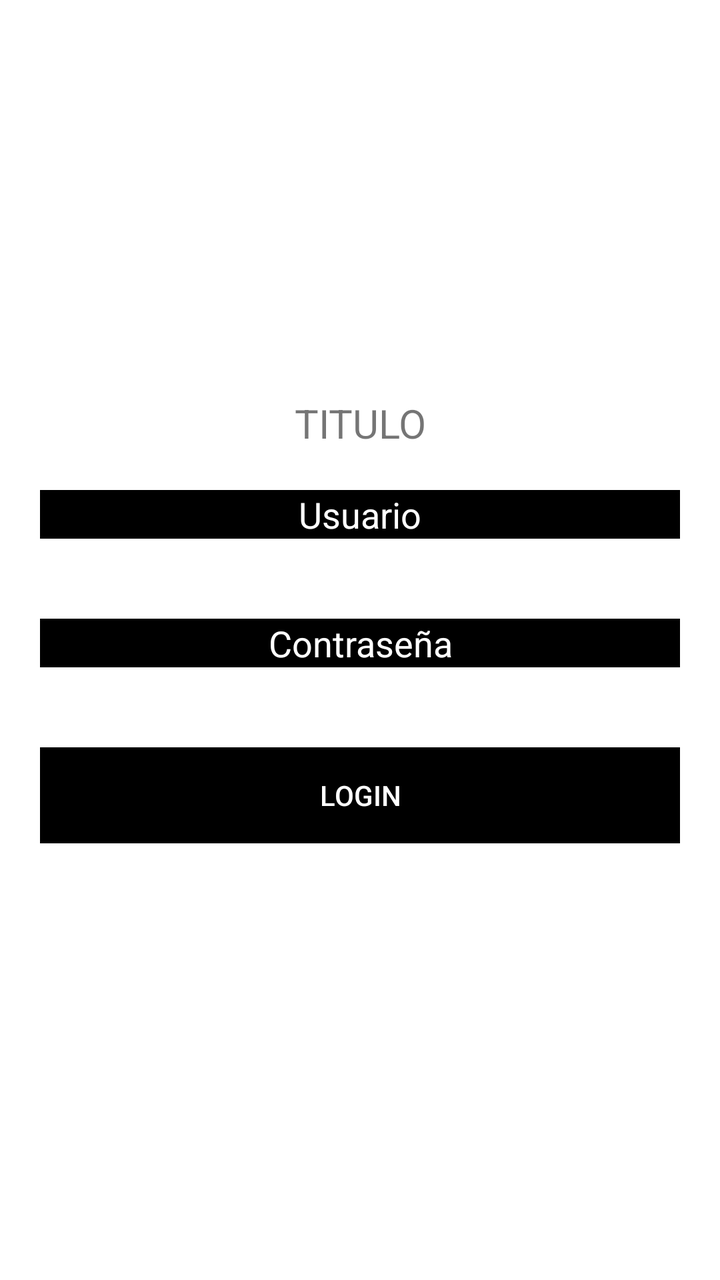
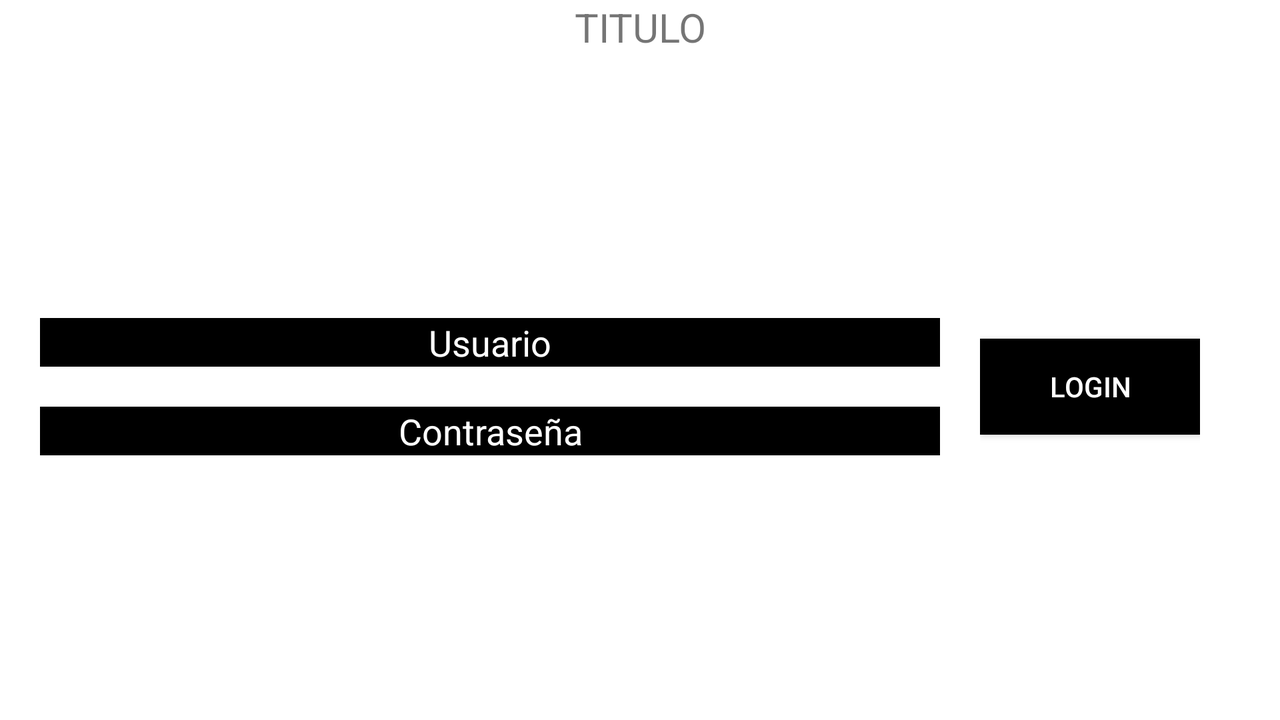

The same Android screen from two of the app's own layout files: first res/layout/ as a phone draws it, then the author's variant for another configuration, drawn on a device whose configuration selects that folder. Both files follow.
<!-- AndroidManifest.xml: application theme Theme.PruebasDesignAndroid -->
<!-- res/layout/lenarlayout_ejercicio3.xml -->
<?xml version="1.0" encoding="utf-8"?>
<LinearLayout xmlns:android="http://schemas.android.com/apk/res/android"
    android:layout_width="match_parent"
    android:layout_height="match_parent"
    android:orientation="vertical"
    android:gravity="center_vertical">

    
    <TextView
        android:layout_width="match_parent"
        android:layout_height="wrap_content"
        android:text="TITULO"
        android:textSize="20dp"
        android:gravity="center"
        />
    
    <LinearLayout
        android:layout_width="match_parent"
        android:layout_height="wrap_content"
        android:orientation="vertical"
        android:gravity="center_vertical"
        android:padding="20dp">
    <EditText
        android:layout_width="match_parent"
        android:layout_height="wrap_content"
        android:text="Usuario"
        android:gravity="center"
        android:background="@color/black"
        android:textColor="@color/white"
        android:layout_weight="1"
       />
    </LinearLayout>

    
    <LinearLayout
        android:layout_width="match_parent"
        android:layout_height="wrap_content"
        android:orientation="vertical"
        android:gravity="center_vertical"
        android:padding="20dp">
    <EditText
        android:layout_width="match_parent"
        android:layout_height="wrap_content"
        android:text="Contraseña"
        android:gravity="center"
        android:background="@color/black"
        android:textColor="@color/white"
        android:layout_weight="1"
        />
    </LinearLayout>

    
    <LinearLayout
        android:layout_width="match_parent"
        android:layout_height="wrap_content"
        android:orientation="vertical"
        android:gravity="center_vertical"
        android:padding="20dp">
    <Button
        android:layout_width="match_parent"
        android:layout_height="wrap_content"
        android:text="LOGIN"
        android:gravity="center"
        android:background="@color/black"
        android:textColor="@color/white"
        android:layout_weight="1"
        />
    </LinearLayout>

</LinearLayout>
<!-- resources referenced by this layout -->
<resources>
  <style name="Theme.PruebasDesignAndroid" parent="Theme.MaterialComponents.DayNight.DarkActionBar">
          
          <item name="colorPrimary">@color/purple_500</item>
          <item name="colorPrimaryVariant">@color/purple_700</item>
          <item name="colorOnPrimary">@color/white</item>
          
          <item name="colorSecondary">@color/teal_200</item>
          <item name="colorSecondaryVariant">@color/teal_700</item>
          <item name="colorOnSecondary">@color/black</item>
          
          <item name="android:statusBarColor">?attr/colorPrimaryVariant</item>
          
      </style>
</resources>
<!-- res/layout-land/lenarlayout_ejercicio3.xml (the author's variant of the layout above) -->
<!-- drawn on the phone turned sideways -->
<?xml version="1.0" encoding="utf-8"?>
<LinearLayout xmlns:android="http://schemas.android.com/apk/res/android"
    android:layout_width="match_parent"
    android:layout_height="match_parent"
    android:orientation="vertical"
    android:gravity="center_vertical">

    
    <TextView
        android:layout_width="match_parent"
        android:layout_height="wrap_content"
        android:text="TITULO"
        android:textSize="20dp"
        android:gravity="center"
        />

    
    <LinearLayout
        android:layout_width="match_parent"
        android:layout_height="match_parent"
        android:orientation="horizontal"
        android:gravity="center_horizontal"
        android:padding="20dp">

        
        <LinearLayout
            android:layout_width="match_parent"
            android:layout_height="match_parent"
            android:orientation="vertical"
            android:gravity="center_vertical"
            android:layout_weight="1">
            
            <LinearLayout
                android:layout_width="match_parent"
                android:layout_height="wrap_content"
                android:orientation="vertical"
                android:gravity="center_vertical"
                android:paddingVertical="10dp">
                <EditText
                    android:layout_width="match_parent"
                    android:layout_height="wrap_content"
                    android:text="Usuario"
                    android:gravity="center"
                    android:background="@color/black"
                    android:textColor="@color/white"
                />
            </LinearLayout>

            
            <LinearLayout
                android:layout_width="match_parent"
                android:layout_height="wrap_content"
                android:orientation="vertical"
                android:gravity="center_vertical"
                android:paddingVertical="10dp">
                <EditText
                    android:layout_width="match_parent"
                    android:layout_height="wrap_content"
                    android:text="Contraseña"
                    android:gravity="center"
                    android:background="@color/black"
                    android:textColor="@color/white"
                />
            </LinearLayout>
        </LinearLayout>

        
        <LinearLayout
            android:layout_width="match_parent"
            android:layout_height="match_parent"
            android:orientation="vertical"
            android:gravity="center_vertical"
            android:layout_weight="3"
            android:paddingHorizontal="20dp"
            >
            <Button
                android:layout_width="match_parent"
                android:layout_height="wrap_content"
                android:text="LOGIN"
                android:gravity="center"
                android:background="@color/black"
                android:textColor="@color/white"
                />
        </LinearLayout>
</LinearLayout>

</LinearLayout>
